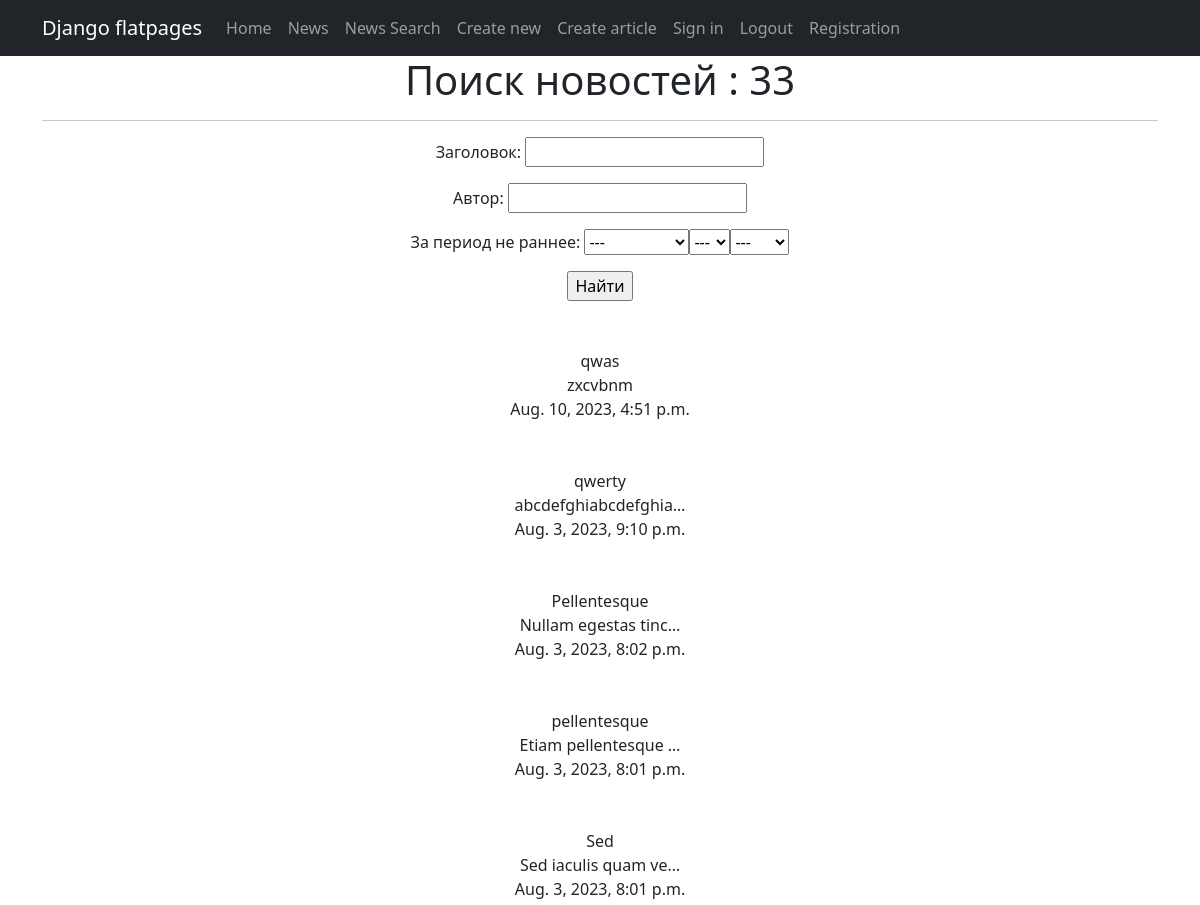
/news/news/search (upper part), run on an earlier commit of the app's database.
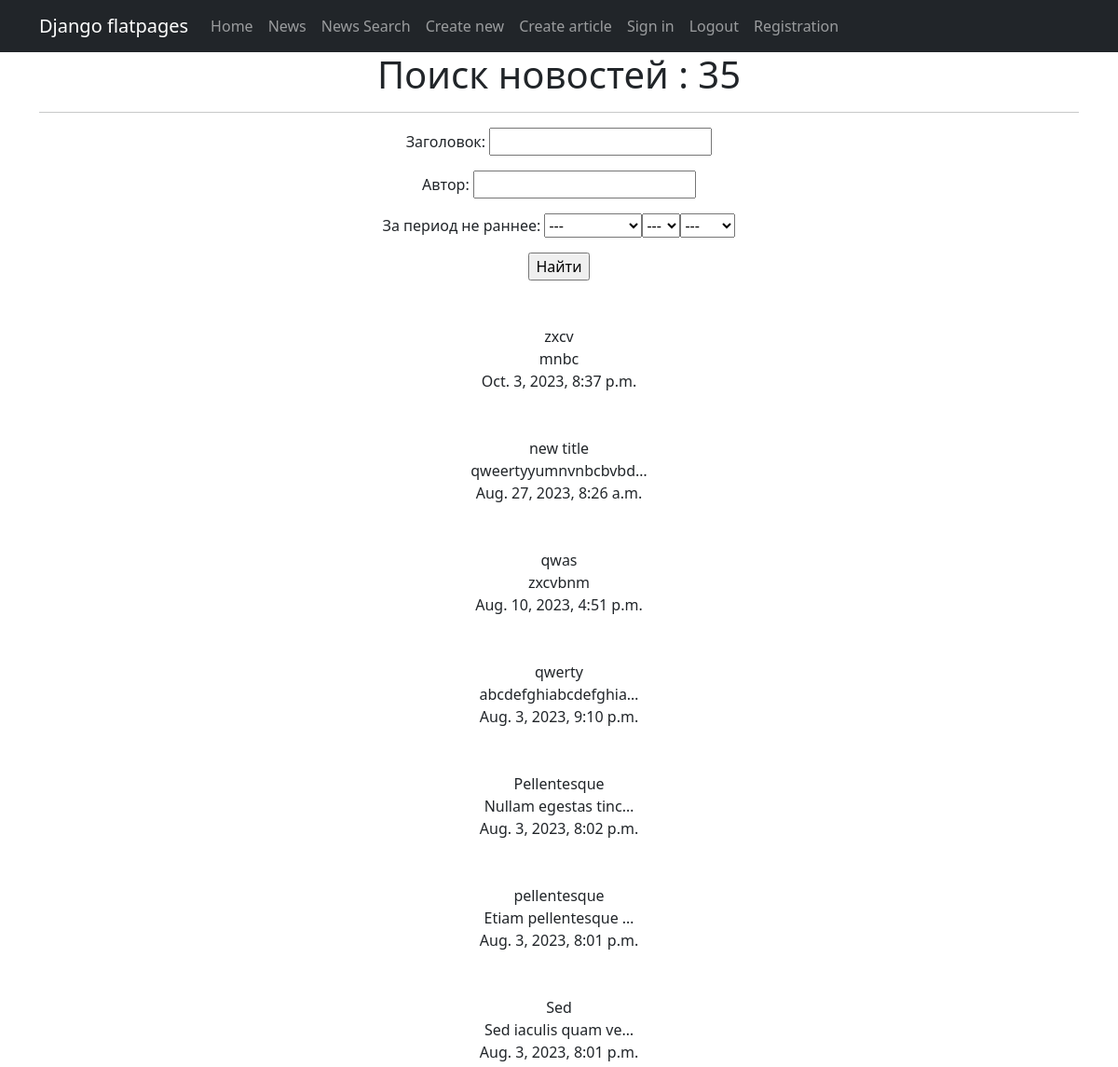
And on a later commit of the database.
### news/models.py (models this page shows, shortened)
class Post(models.Model):
    objects = None
    article = 'AR'
    news = 'NE'
    types = [
        (news, 'Новость'),
        (article, 'Статья')
    ]
    post_author = models.ForeignKey(Author, on_delete=models.CASCADE)
    type = models.CharField(max_length=100, choices=types)
    post_time = models.DateTimeField(default=django.utils.timezone.now)
    categories = models.ManyToManyField(Category, through="PostCategory")
    title = models.CharField(max_length=255, null=False)
    text = models.TextField()
    rating = models.IntegerField(default=0)

### news/views.py (the view)
# urls.py: path('news/search', SearchPostList.as_view(), name='news_search'),
class SearchPostList(ListView):
    model = Post
    ordering = '-id'
    template_name = 'news_search.html'
    context_object_name = 'news_search'
    logger.info('Страница поиска постов загружена!')
    def get_queryset(self):
        queryset = super().get_queryset()
        self.filterset = PostFilter(self.request.GET, queryset)
        return self.filterset.qs
    def get_context_data(self, **kwargs):
        context = super().get_context_data(**kwargs)
        context['filterset'] = self.filterset
        return context

### news/templatetags/custom_filters.py (called while the page is built)
@register.filter()
def censor(text):
    new_content = text
    for i in CNSRD:
        new_content = new_content.replace(i,i[:1]+ '*'*(len(i)-1))
    return new_content

### templates/news_search.html (shortened to what this page needs)
{% extends 'flatpages/default.html' %}
{% load custom_filters %}
{% block content %}
    <h1> Поиск новостей : {{ news_search|length }} </h1>
    <hr>
    <form action="" method="get">
        {{ filterset.form.as_p }}
        <input type="submit" value="Найти" />
    </form>
    {% for news in news_search%}
    <div>
        <br>
        <br>
        {{news.title|censor}}
        <br>
        {{news.text|truncatechars:20|censor}}
        <br>
        {{news.post_time}}
    </div>
    {%endfor%}
{% endblock content %}

What changed in the data, as far as the page shows it:
added Post: title|censor "zxcv", text|censor "mnbc", post_time "Oct. 3, 2023, 8:37 p.m."
added Post: title|censor "new title", text|censor "qweertyyumnvnbcbvbd…", post_time "Aug. 27, 2023, 8:26 a.m."
Also different on the page:
{{ news_search|length }}: "33" → "35"
